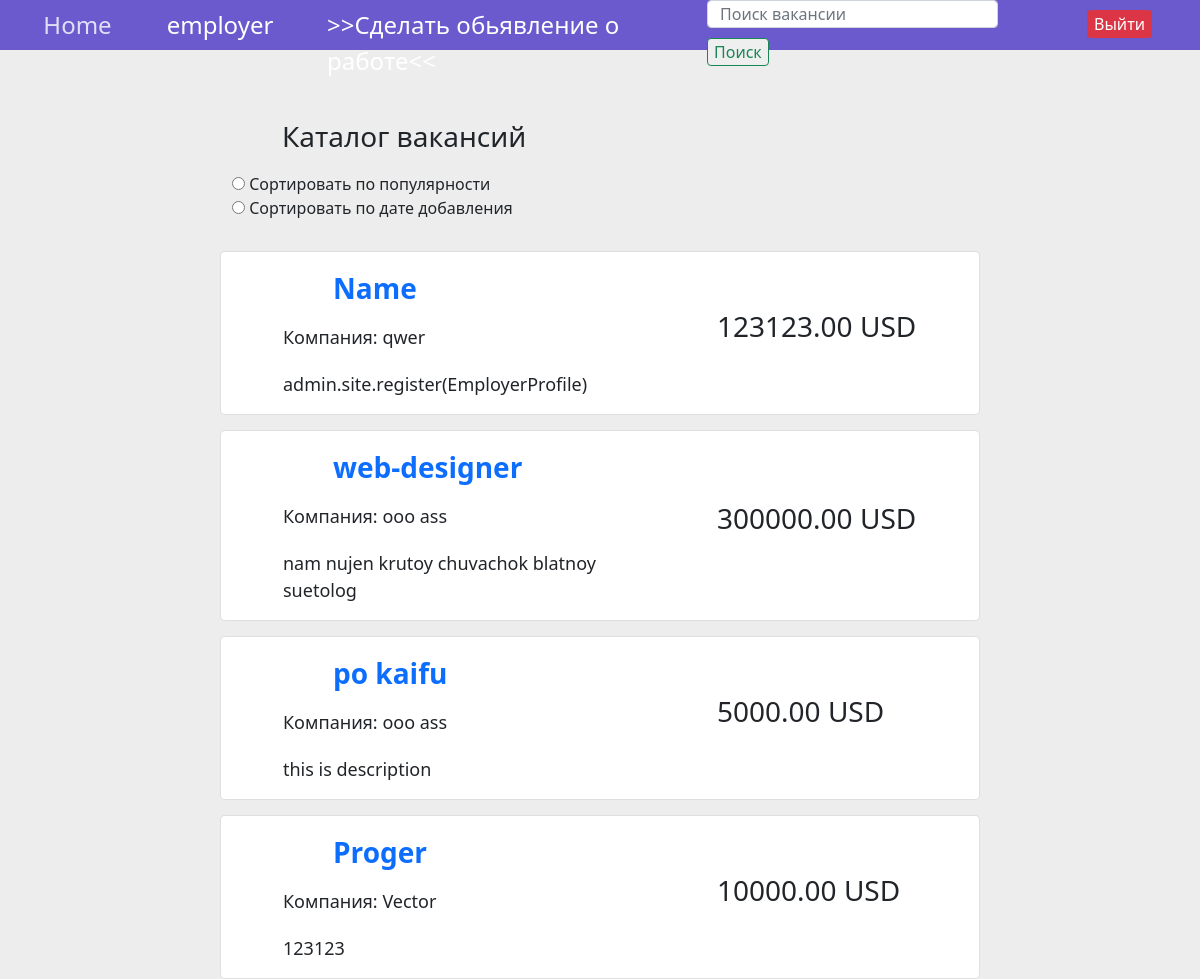
Page /allvacancies (signed in) on the committed database.
### workfair/models.py (models this page shows)
class Vacancy(models.Model):
	name = models.CharField(max_length = 64)
	competences = models.CharField(max_length = 32)
	salary = models.DecimalField(decimal_places = 2, max_digits = 10)
	description = models.TextField(null = True)
	company = models.ForeignKey(EmployerProfile, on_delete = models.CASCADE)
	featured = models.BooleanField(default = False)
	viewsAmount = models.IntegerField(default = 0)
	def getAbsoluteUrl(self):
		return f"/vacancy/{self.id}/"

class EmployerProfile(models.Model):
	name = models.CharField(max_length = 64)
	description = models.TextField()
	username = models.OneToOneField(settings.AUTH_USER_MODEL, on_delete = models.CASCADE)

### workfair/views.py (the view)
# urls.py: path('allvacancies', views.vacancyListView, name = 'vacancyList'),
@login_required(login_url = 'login')
def vacancyListView(request):
	search_query = request.GET.get('search', '')
	if search_query:
		queryset = Vacancy.objects.filter(Q(name__icontains = search_query) | Q(competences__icontains = search_query) | Q(salary__icontains = search_query))
	else:
		queryset = Vacancy.objects.all()
	context = {
		'objectList':queryset
	}
	return render(request, "vacancyList.html", context)

### workfair/templatetags/auth_extras.py (called while the page is built)
@register.filter(name = 'hasGroup')
def hasGroup(user, groupName):
	return user.groups.filter(name = groupName).exists()

### templates/vacancyList.html (shortened to what this page needs)
{% extends 'base.html' %}
{% block content %}
<div class="container ocnt">
	<div class="row justify-content-center">
		<p class="col-8 p-main">Каталог вакансий</p>
		<div class="col-8">
			<div class="custom-control custom-radio">
				<input type="radio" class="custom-control-input" id="customControlValidation2" name="radio-stacked" required>
				<label class="custom-control-label" for="customControlValidation2">Сортировать по популярности</label>
			</div>
			<div class="custom-control custom-radio mb-3">
				<input type="radio" class="custom-control-input" id="customControlValidation3" name="radio-stacked" required>
				<label class="custom-control-label" for="customControlValidation3">Сортировать по дате добавления</label>
			</div>
		</div>
		{% for instance in objectList %}
		<div class="col-8 listVacancy-bc card">
			<a class="p-name" href="{{ instance.getAbsoluteUrl }}"> <strong>{{instance.name}}</strong> </a>
			<p class="p-price">{{ instance.salary }} USD</p>
			<p class="p-comp">Компания: {{ instance.company.name }}	</p>
			<p class="p-cont">{{ instance.description }}</p>
		</div>
		{% endfor %}
	</div>
</div>
{% endblock %}

### templates/base.html (shortened to what this page needs)
{% load auth_extras %}
<html>
<head>
	<link href="https://cdn.jsdelivr.net/npm/bootstrap@5.0.0-beta1/dist/css/bootstrap.min.css" rel="stylesheet">
</head>
<body>
	<div id="header">
		<div class="container">
			<div class="row justify-content-center">
				<div class="col-1 header-bc">
					<div class="profile-name home">
						<a href="{% url 'home' %}"> Home </a>
					</div>
				</div>
				<div class="col-2 header-bc">
					{% if user.is_authenticated %}
					<div class="profile-name">
						<a href="{% url 'profile' %}"> {{ user.username }} </a>
					</div>
					{% endif %}
				</div>
				<div class="col-4 header-bc">
				{% if user.is_authenticated %}
					<div class="profile-name vacancy-header">
						{% if request.user|hasGroup:"Employers" %}
						<a href="{% url 'addvacancy'%}">>>Сделать обьявление о работе<<</a>
						{% else %}
						<a href="{% url 'vacancyList'%}">>>>Смотреть вакансии<<<</a>
						{% endif %}
					</div>
				{% endif %}
				</div>
				{% if user.is_authenticated %}
				<div class="col-4 header-bc">
					<form class="form-inline search-form" action="{% url 'vacancyList' %}">
						<input class="form-control" type="search" placeholder="Поиск вакансии" aria-label="Поиск вакансии" name = "search">
						<button class="btn-outline-success" type="submit">Поиск</button>
					</form>
				</div>
				{% endif %}
				<div class="col-1 header-bc">
					{% if user.is_authenticated %}
						<form action="{% url 'logout' %}" method="post">
							<button class="logout btn-danger" type="Submit">Выйти</button>
						</form>
					{% else %}
						<form action="{% url 'login'%}">
							<button class="logout btn-success" type="Submit">Войти</button>
						</form>
					{% endif %}
				</div>
			</div>
		</div>
	</div>
{% block content %}{% endblock %}
</body>
</html>

### templates/vacancyList.html (style rules this page uses)
.ocnt { margin-top: 50px; }
.listVacancy-bc { background-color: #fff; border-radius: 5px; margin-top: 15px; display: grid; grid-template-columns: 1fr 300px; }
.p-main { font-size: 28px; text-align: left; margin-top: 15px; margin-left: 100px; margin-bottom: 15px; }
.p-name { font-size: 28px; text-align: left; text-decoration: none; margin-top: 15px; margin-left: 100px; margin-bottom: 15px; }
.p-comp { font-size: 18px; text-align: left; margin-top: 0px; margin-left: 50px; margin-bottom: 15px; }
.p-price { grid-row: span 3; align-self: center; font-size: 28px; text-align: left; margin-top: 10px; margin-left: 50px; margin-bottom: 25px; }
.p-cont { font-size: 18px; text-align: left; margin-top: 5px; margin-left: 50px; }

### templates/base.html (style rules this page uses)
#header { height: 50px; background-color: #6A5ACD; }
body { background-color: #ededed; }
.profile-name { text-align: center; font-size: 24px; margin-top: 7px; }
.profile-name a { text-decoration: none; color: white; }
.vacancy-header { text-align: left; }
.home a { color: rgba(255, 255, 255, 0.8); }
.logout { margin-top: 10px; margin-bottom: 15px; border-radius: .25rem; border: 1px solid transparent; }
.search-form input { width: calc(100% - 65px); display: inline; height: 28px; }
.search-form button { margin-top: 10px; margin-bottom: 15px; border-radius: .25rem; border: 1px solid transparent; border-color: #198754; }

### rows in the picture
Vacancy: name "Name", salary "123123.00", company.name "qwer", description "admin.site.register(EmployerProfile)"
Vacancy: name "web-designer", salary "300000.00", company.name "ooo ass", description "nam nujen krutoy chuvachok blatnoy suetolog"
Vacancy: name "po kaifu", salary "5000.00", company.name "ooo ass", description "this is description"
Vacancy: name "Proger", salary "10000.00", company.name "Vector", description "123123"

### other values in the picture
{{ user.username }} "employer"
